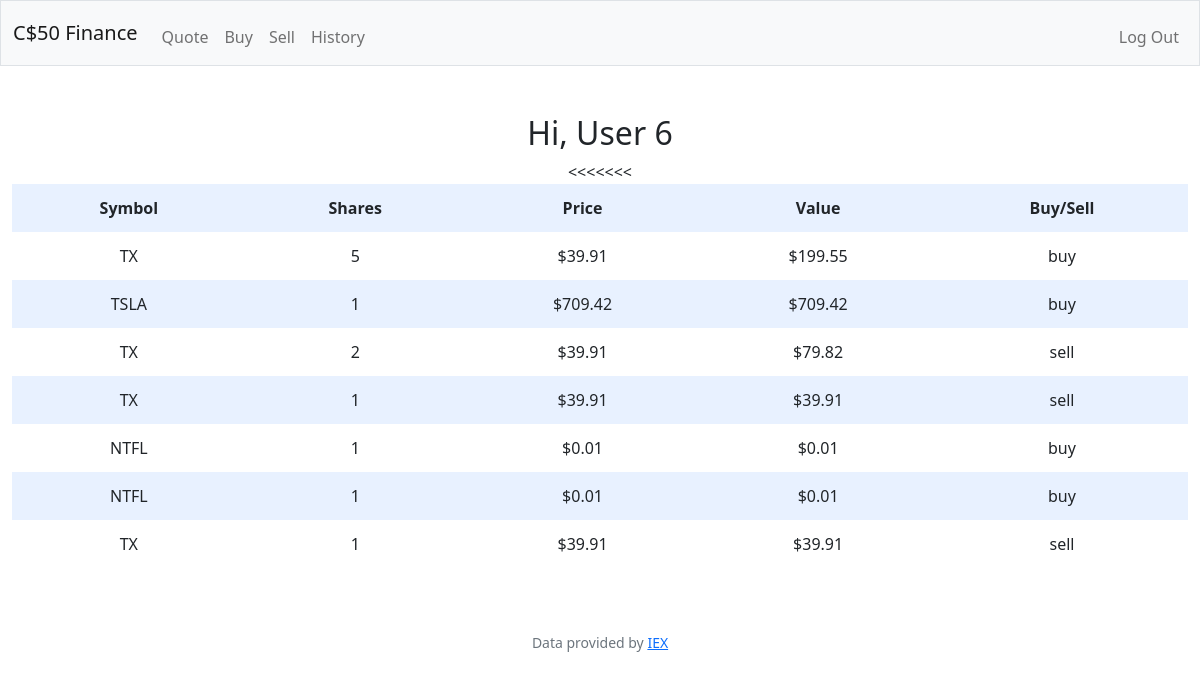
Screenshot of /history (signed in) with the database file from the repository.
### tables this page shows
CREATE TABLE transactions (id INTEGER PRIMARY KEY AUTOINCREMENT NOT NULL, userid INTEGER NOT NULL, symbol TEXT NOT NULL, shares NUMERIC NOT NULL, price NUMERIC NOT NULL, type TEXT NOT NULL);

### pset9/finance/app.py (the view)
@app.route("/history")
@login_required
def history():
    list = db.execute("SELECT * FROM transactions WHERE userid = ?", session["user_id"])
    print(list)
    return render_template ("history.html", list=list)
    return apology("TODO")

### pset9/finance/app.py (called while the page is built)
@app.after_request
def after_request(response):
    response.headers["Cache-Control"] = "no-cache, no-store, must-revalidate"
    response.headers["Expires"] = 0
    response.headers["Pragma"] = "no-cache"
    return response

### pset9/finance/helpers.py (called while the page is built)
def login_required(f):
    @wraps(f)
    def decorated_function(*args, **kwargs):
        if session.get("user_id") is None:
            return redirect("/login")
        return f(*args, **kwargs)
    return decorated_function

def usd(value):
    return f"${value:,.2f}"

### pset9/finance/templates/history.html (shortened to what this page needs)
{% extends "layout.html" %}
{% block main %}
    <h2>Hi, User {{ session["user_id"] }}</h2>
    <table class="center">
        <tr>
            <th>Symbol</th>
            <th>Shares</th>
            <th>Price</th>
            <th>Value</th>
            <th>Buy/Sell</th>
        </tr>
        {% for stock in list %}
            <tr>
                <td>{{ stock["symbol"] }}</td>
                <td>{{ stock["shares"] }}</td>
                <<td>{{ stock["price"] | usd }}</td>
                <td>{{ (stock["shares"] * stock["price"]) | usd }}</td>
                <td>{{ stock["type"] }}</td>
            </tr>
        {% endfor %}
    </table>
{% endblock %}

### pset9/finance/templates/layout.html (shortened to what this page needs)
<!DOCTYPE html>
<html lang="en">
    <head>
        <link href="https://cdn.jsdelivr.net/npm/bootstrap@5.1.3/dist/css/bootstrap.min.css" rel="stylesheet">
        <link href="/static/styles.css" rel="stylesheet">
    </head>
    <body>
        <nav class="bg-light border navbar navbar-expand-md navbar-light">
            <div class="container-fluid">
                <a class="navbar-brand" href="/"><span class="blue">C</span><span class="red">$</span><span class="yellow">5</span><span class="green">0</span> <span class="red">Finance</span></a>
                <div class="collapse navbar-collapse" id="navbar">
                    {% if session["user_id"] %}
                        <ul class="navbar-nav me-auto mt-2">
                            <li class="nav-item"><a class="nav-link" href="/quote">Quote</a></li>
                            <li class="nav-item"><a class="nav-link" href="/buy">Buy</a></li>
                            <li class="nav-item"><a class="nav-link" href="/sell">Sell</a></li>
                            <li class="nav-item"><a class="nav-link" href="/history">History</a></li>
                        </ul>
                        <ul class="navbar-nav ms-auto mt-2">
                            <li class="nav-item"><a class="nav-link" href="/logout">Log Out</a></li>
                        </ul>
                    {% else %}
                        <ul class="navbar-nav ms-auto mt-2">
                            <li class="nav-item"><a class="nav-link" href="/register">Register</a></li>
                            <li class="nav-item"><a class="nav-link" href="/login">Log In</a></li>
                        </ul>
                    {% endif %}
                </div>
            </div>
        </nav>
        <main class="container-fluid py-5 text-center">
            {% block main %}{% endblock %}
        </main>
        <footer class="mb-5 small text-center text-muted">
            Data provided by <a href="https://iexcloud.io/">IEX</a>
        </footer>
    </body>
</html>

### lab9/birthdays/static/styles.css (style rules this page uses)
body { background-color: #fff; color: #212529; font-size: 1rem; font-weight: 400; line-height: 1.5; margin: 0; text-align: left; }
table { background-color: transparent; margin-bottom: 1rem; width: 100%; }
table th, table td { padding: 0.75rem; vertical-align: middle; }
tbody tr:nth-of-type(odd) { background-color: rgb(179, 208, 255, 0.3) }

### rows the page displays
transactions: symbol "TX", shares "5", price "$39.91", (stock['shares']*stock['price'])|usd "$199.55", type "buy"
transactions: symbol "TSLA", shares "1", price "$709.42", (stock['shares']*stock['price'])|usd "$709.42", type "buy"
transactions: symbol "TX", shares "2", price "$39.91", (stock['shares']*stock['price'])|usd "$79.82", type "sell"
transactions: symbol "TX", shares "1", price "$39.91", (stock['shares']*stock['price'])|usd "$39.91", type "sell"
transactions: symbol "NTFL", shares "1", price "$0.01", (stock['shares']*stock['price'])|usd "$0.01", type "buy"
transactions: symbol "NTFL", shares "1", price "$0.01", (stock['shares']*stock['price'])|usd "$0.01", type "buy"
transactions: symbol "TX", shares "1", price "$39.91", (stock['shares']*stock['price'])|usd "$39.91", type "sell"

### other values shown
{{ session["user_id"] }} "6"
